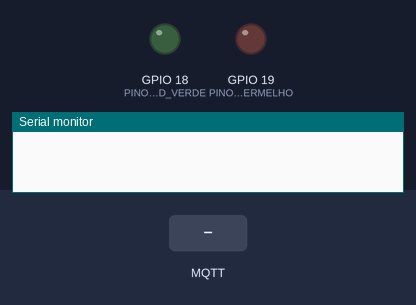
Simulated run of this sketch. Board: ESP32. Shown: output pins drawn as LEDs (lit = HIGH), the last lines printed to the serial monitor. Inputs (shaded band) come from the test bench. WiFi joins after 1.5 s; servers stay silent unless stated; random numbers use the default seed unless the sketch sets one; no MQTT or app messages arrive unless stated; not simulated (calls return 0 or success): env.h; names the files do not define were given values by the test bench: BROKER_PORT = 1883.

Above: at 3.0 s.
3.1 s: MQTT message "5" arrives on the first subscribed topic
At 3.6 s:
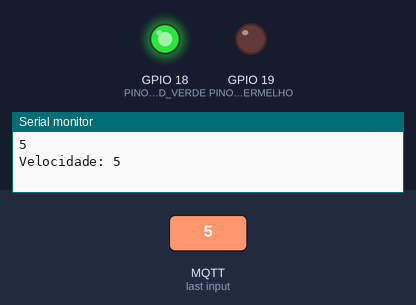
4.6 s: MQTT message "0" arrives on the first subscribed topic
At 5.8 s:
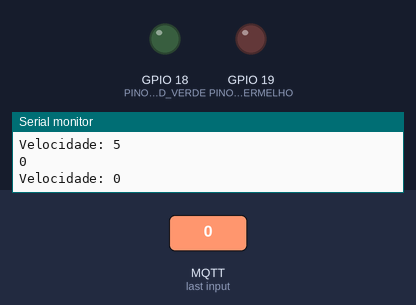
6.1 s: MQTT message "90" arrives on the first subscribed topic
At 7.0 s:
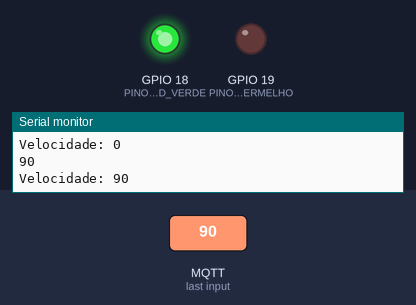
Timing chart, 0 to 9.1 s (numbered marks = the images above; inputs shaded):
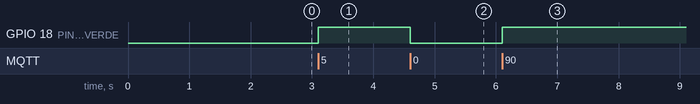

The sketch:

trem.ino
```cpp
#include <WiFi.h>
#include <PubSubClient.h>
#include <WiFiClientSecure.h>
#include "env.h"

WiFiClientSecure clienteWifi;      // Cliente WiFi seguro
PubSubClient clienteMqtt(clienteWifi); // Cliente MQTT

// Pinos dos LEDs
const int PINO_LED_VERDE = 18;
const int PINO_LED_VERMELHO = 19;


// Função chamada quando chega mensagem MQTT
void tratarMensagemRecebida(char* topico, byte* payload, unsigned long tamanho) {

  String mensagemCompleta = "";

  // Monta a mensagem recebida
  for(int i = 0; i < tamanho; i++) {
    mensagemCompleta += (char) payload[i];
  }

  mensagemCompleta.trim();
  Serial.println(mensagemCompleta);

  int valorVelocidade = mensagemCompleta.toInt(); // Converte para número

  Serial.print("Velocidade: ");
  Serial.println(valorVelocidade);

  // Controle dos LEDs
  if (valorVelocidade == 0) {
    digitalWrite(PINO_LED_VERDE, LOW);
    digitalWrite(PINO_LED_VERMELHO, LOW);
  } else if (valorVelocidade > 0) {
    digitalWrite(PINO_LED_VERDE, HIGH);
    digitalWrite(PINO_LED_VERMELHO, LOW);
  } else {
    digitalWrite(PINO_LED_VERDE, LOW);
    digitalWrite(PINO_LED_VERMELHO, HIGH);
  }
}


void setup() {
  Serial.begin(115200);

  clienteWifi.setInsecure(); // Ignora certificado

  // Conecta ao WiFi
  WiFi.begin(SSID, PASS);
  while (WiFi.status() != WL_CONNECTED) {
    delay(200);
  }

  // Configura o broker MQTT
  clienteMqtt.setServer(BROKER_URL, BROKER_PORT);

  // Gera ID do cliente MQTT
  String identificacaoUnica = "Motor-";
  identificacaoUnica += String(random(0xffff), HEX);

  // Conecta ao broker
  while (!clienteMqtt.connected()) {
    clienteMqtt.connect(
      identificacaoUnica.c_str(),
      BROKER_USER_NAME,
      BROKER_USER_PASS
    );
    delay(200);
  }

  // Assina o tópico
  clienteMqtt.subscribe(TOPIC11);

  // Define função de callback
  clienteMqtt.setCallback(tratarMensagemRecebida);

  // Configura LEDs
  pinMode(PINO_LED_VERDE, OUTPUT);
  pinMode(PINO_LED_VERMELHO, OUTPUT);
  digitalWrite(PINO_LED_VERDE, LOW);
  digitalWrite(PINO_LED_VERMELHO, LOW);
}


void loop() {

  // Envia mensagens digitadas no Serial para o MQTT
  if (Serial.available() > 0) {
    String entradaSerial = Serial.readStringUntil('\n');
    clienteMqtt.publish("bezinho", entradaSerial.c_str());
  }

  // Mantém MQTT funcionando
  clienteMqtt.loop();
}
```

Measured:
- after the input at 3.1 s, GPIO 18 (PINO_LED_VERDE): LOW → HIGH at once
- after the input at 4.6 s, GPIO 18 (PINO_LED_VERDE): HIGH → LOW at once
- after the input at 6.1 s, GPIO 18 (PINO_LED_VERDE): LOW → HIGH at once
